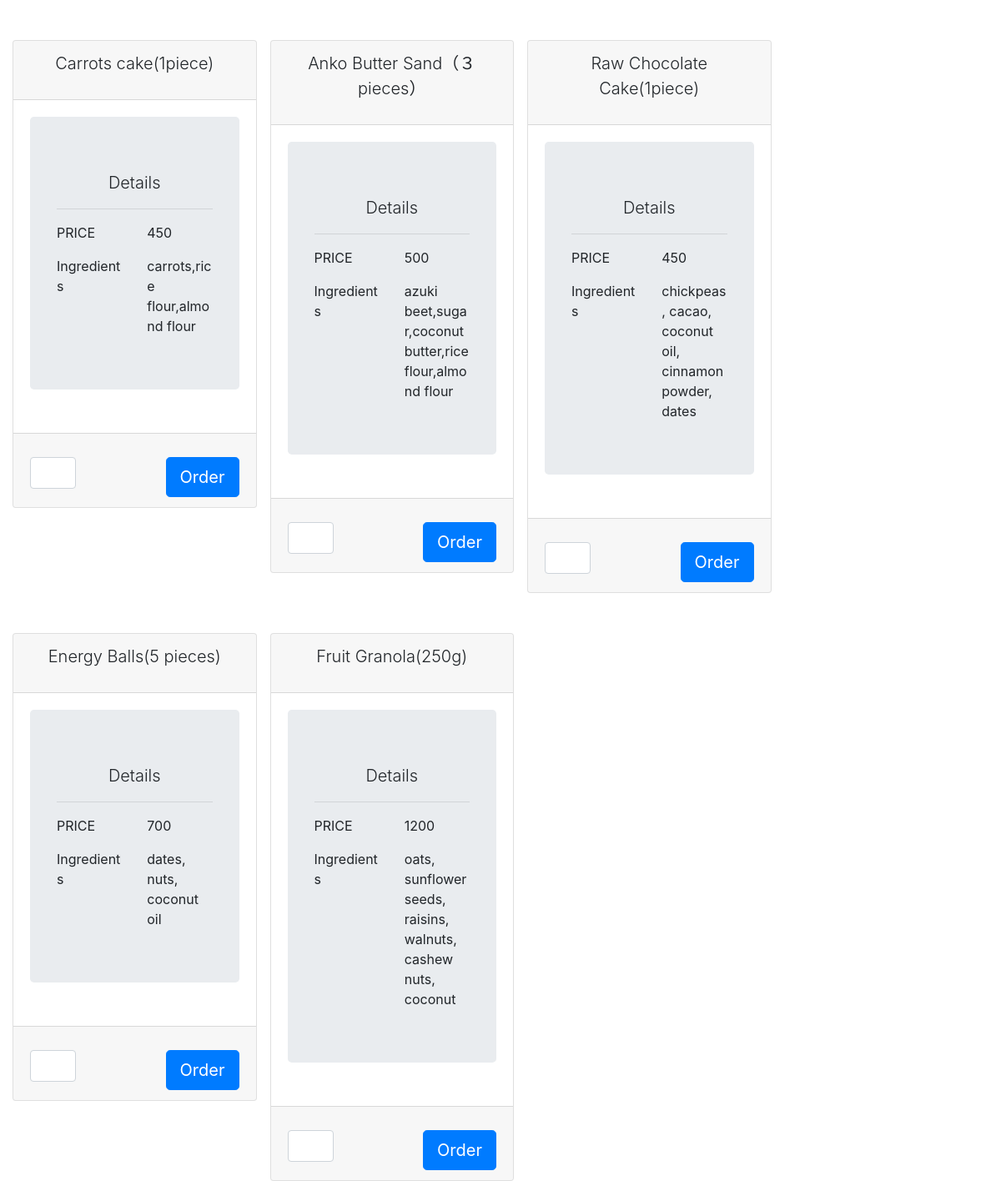
The app's page /order.php with its own data.
### tables this page shows
CREATE TABLE `sweets_list` (
  `sw_id` int(11) NOT NULL,
  `sw_type` varchar(100) NOT NULL,
  `sw_name` varchar(100) NOT NULL,
  `sw_price` varchar(100) NOT NULL,
  `sw_ingre` varchar(100) NOT NULL,
  `sw_regiday` date NOT NULL,
  `sw_status` varchar(100) NOT NULL
);

### classes/Database.php (called while the page is built, shortened)
<?php
class Database{
    private $servername = 'localhost';
    private $username = 'root';
    private $password = 'root';
    private $database_name = 'sweets_db';
    function __construct()
    {
        $this->conn = new mysqli($this->servername,$this->username,$this->password,$this->database_name);
        if($this->conn == TRUE){
            return $this->conn;
        }else{
            return FALSE;
        }
    }
}
?>

### admin_data.php (called while the page is built, shortened)
<?php
include 'classes/Sweets_order.php';
$sweetsobj = new Sweets;
?>

### classes/Sweets_order.php (called while the page is built, shortened)
<?php
include 'Database.php';
class Sweets extends Database{
    function display_sweets(){
         $sql = "SELECT * FROM sweets_list";
         $result = $this->conn->query($sql);
         if($result->num_rows > 0){
               $container = array();
            while($row = $result->fetch_assoc()){
               $container[] = $row;
         }
          return $container;
         }else{
               return FALSE;
         }
        }
  }
?>

### order.php (the view, shortened to what this page needs)
<?php
include 'admin_data.php';
$sweets_item = $sweetsobj->display_sweets();
?>
<!doctype html>
<html lang="en">
  <head>
    <link rel="stylesheet" href="https://stackpath.bootstrapcdn.com/bootstrap/4.3.1/css/bootstrap.min.css">
  </head>
  <body>
  <div class="container-fluid">
    <?php foreach($sweets_item as $item): ?>
         <div class="card mt-5 mr-3 w-25 float-left">
            <div class="card-header">
              <p class="text-center lead">
                <?php echo $item['sw_name'] ?>
              </p>
            </div>
            <div class="card-body">
                <div class="jumbotron">
                    <p class="lead text-center">
                        Details
                    </p>
                    <hr>
                    <div class="row">
                        <div class="col-lg-6">PRICE</div>
                        <div class="col-lg-6"><?php echo $item['sw_price'] ?></div>
                    </div>
                    <div class="row mt-3">
                        <div class="col-lg-6">Ingredients</div>
                        <div class="col-lg-6"><?php echo $item['sw_ingre'] ?></div>
                    </div>
                </div>
            </div>
            <div class="card-footer">
                <form action="sweets_data.php" method="post" class="mt-3">
                   <div class="row">
                    <div class="col-6">
                   <input type="number" name="quantity" id="" class="form-control w-50" require>
                    </div>
                    <div class="col-6">
                    <button type="submit" name="place_order" class="btn btn-primary float-right btn-lg">Order</button>
                    </div>
                   </div>
                </form>
            </div>
        </div>
    <?php endforeach; ?>
  </div>
  </body>
</html>

### records on screen
sweets_list: sw_name "Carrots cake(1piece)", sw_price "450", sw_ingre "carrots,rice flour,almond flour"
sweets_list: sw_name "Anko Butter Sand（３ pieces）", sw_price "500", sw_ingre "azuki beet,sugar,coconut butter,rice flour,almond flour"
sweets_list: sw_name "Raw Chocolate Cake(1piece)", sw_price "450", sw_ingre "chickpeas, cacao, coconut oil, cinnamon powder, dates"
sweets_list: sw_name "Energy Balls(5 pieces)", sw_price "700", sw_ingre "dates, nuts, coconut oil"
sweets_list: sw_name "Fruit Granola(250g)", sw_price "1200", sw_ingre "oats, sunflower seeds, raisins, walnuts, cashew nuts, coconut"
